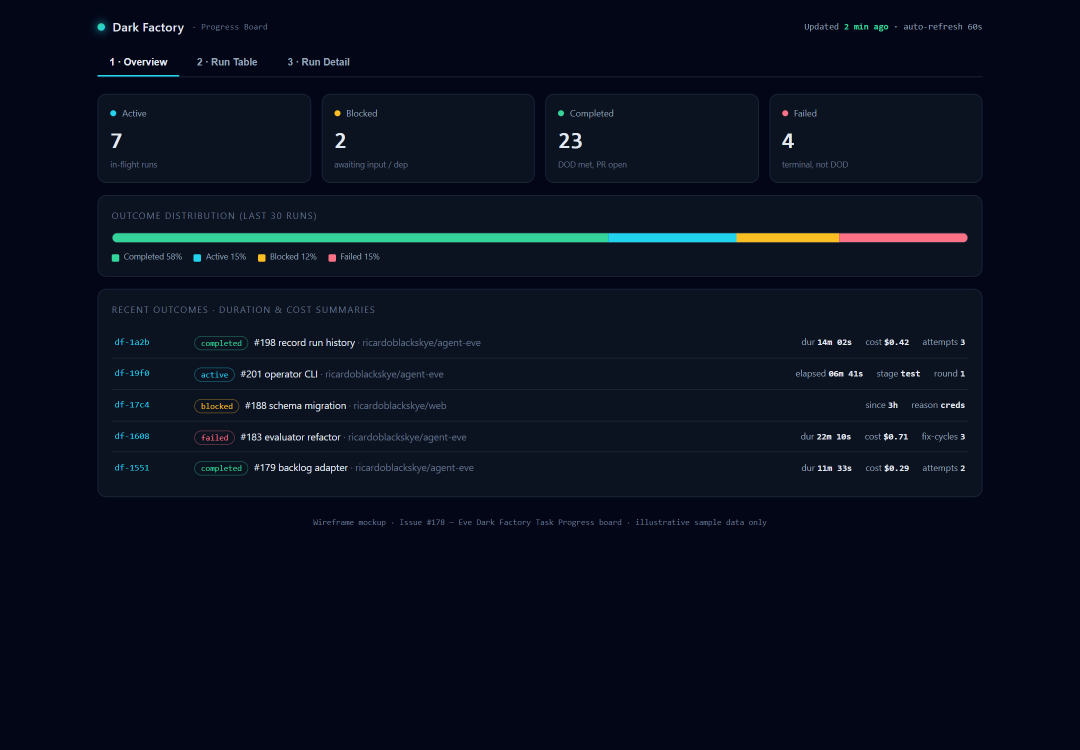
#> input picture docs/df-progress-board-mockups/renders/01-compact-dark-overview.png, 2160 x 1500 px (shown at 1/2 size)
$ python make_contact_sheet.py
#> lines starting #> are read from the running program, lines starting #| are printed output that depends on the picture
from pathlib import Path
from PIL import Image, ImageDraw, ImageFont, ImageOps

ROOT = Path(__file__).resolve().parent
RENDERS = ROOT / "renders"
OUT = RENDERS / "contact-sheet.png"
variants = [
    ("01 · Compact dark console", "01-compact-dark"),
    ("02 · Airy editorial", "02-airy-editorial"),
    ("03 · Operator split-pane", "03-operator-split"),
]
screens = [("Overview", "overview"), ("Run table", "table"), ("Run detail", "detail")]
font_path = Path("C:/Windows/Fonts/segoeui.ttf")
font_bold_path = Path("C:/Windows/Fonts/segoeuib.ttf")
font = ImageFont.truetype(str(font_path), 17) if font_path.exists() else ImageFont.load_default()
font_bold = ImageFont.truetype(str(font_bold_path), 22) if font_bold_path.exists() else font
font_small = ImageFont.truetype(str(font_path), 13) if font_path.exists() else ImageFont.load_default()

W = 1480
MARGIN = 24
GAP = 18
CARD_W = (W - 2 * MARGIN - 2 * GAP) // 3
IMAGE_W = CARD_W - 18
IMAGE_H = 270
ROW_HEAD = 33
ROW_GAP = 20
ROW_H = ROW_HEAD + IMAGE_H + ROW_GAP
HEADER_H = 86
H = HEADER_H + len(variants) * ROW_H + 24

canvas = Image.new("RGB", (W, H), "#0b1220")
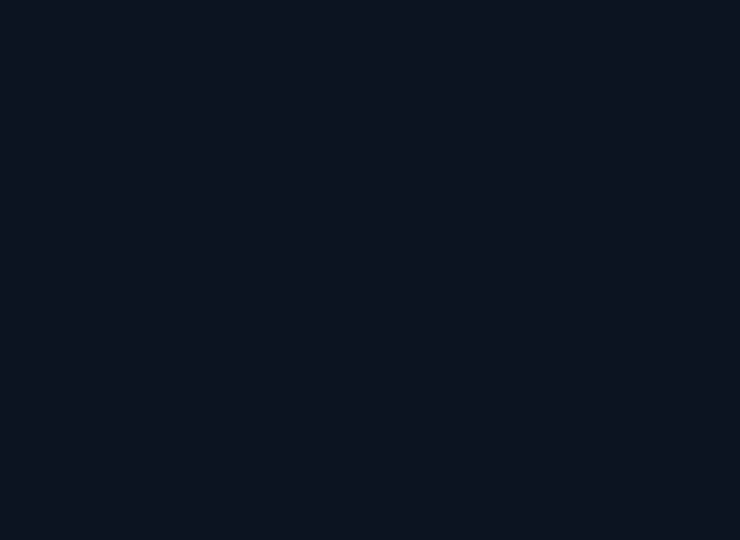
#> canvas: PIL image 1480x1079 RGB (shown at 1/2 size); mean R, G, B 11, 18, 32
draw = ImageDraw.Draw(canvas)
draw.text((MARGIN, 19), "DARK FACTORY · PROGRESS BOARD", font=font_bold, fill="#e5edf8")
draw.text((MARGIN, 50), "Issue #178 · Three layout directions · Illustrative sample data only", font=font_small, fill="#93a4bb")
for col, (label, _) in enumerate(screens):
    x = MARGIN + col * (CARD_W + GAP)
    draw.text((x + 8, 69), label.upper(), font=font_small, fill="#71c8e8")

for row, (variant_label, variant_prefix) in enumerate(variants):
    y0 = HEADER_H + row * ROW_H
    draw.text((MARGIN, y0), variant_label, font=font, fill="#fbbf6a")
    image_y = y0 + ROW_HEAD
    for col, (_, screen_name) in enumerate(screens):
        x = MARGIN + col * (CARD_W + GAP)
        file = RENDERS / f"{variant_prefix}-{screen_name}.png"
        if not file.exists():
            raise FileNotFoundError(file)
        source = Image.open(file).convert("RGB")
#> source is the input picture: PIL image 2160x1500 RGB; mean R, G, B 8.2, 14.5, 29.7
        thumb = ImageOps.contain(source, (IMAGE_W, IMAGE_H), method=Image.Resampling.LANCZOS)
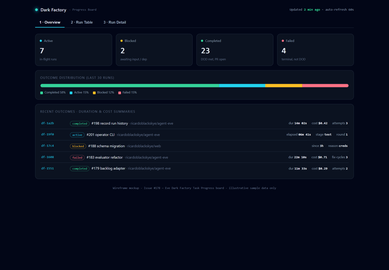
#> thumb: PIL image 389x270 RGB; mean R, G, B 8.2, 14.5, 29.7
        frame = Image.new("RGB", (IMAGE_W, IMAGE_H), "#111827")
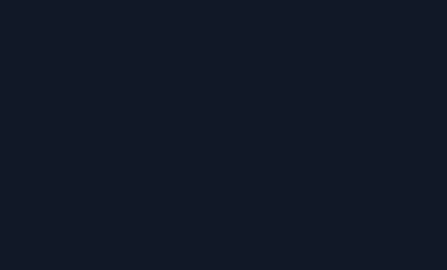
#> frame: PIL image 447x270 RGB; mean R, G, B 17, 24, 39
        frame.paste(thumb, ((IMAGE_W - thumb.width) // 2, (IMAGE_H - thumb.height) // 2))
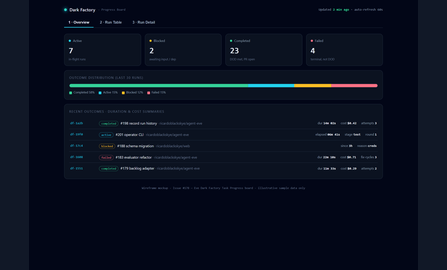
#> frame: PIL image 447x270 RGB; mean R, G, B 9.3, 15.7, 30.9
        card = Image.new("RGB", (CARD_W, IMAGE_H + 12), "#111827")
        card.paste(frame, (9, 6))
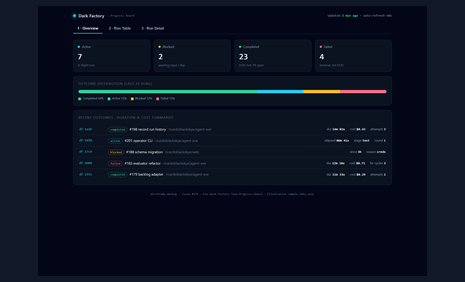
#> card: PIL image 465x282 RGB; mean R, G, B 10, 16.4, 31.6
        canvas.paste(card, (x, image_y))
#> (the run stopped early here; a loop or call above may not have finished)
